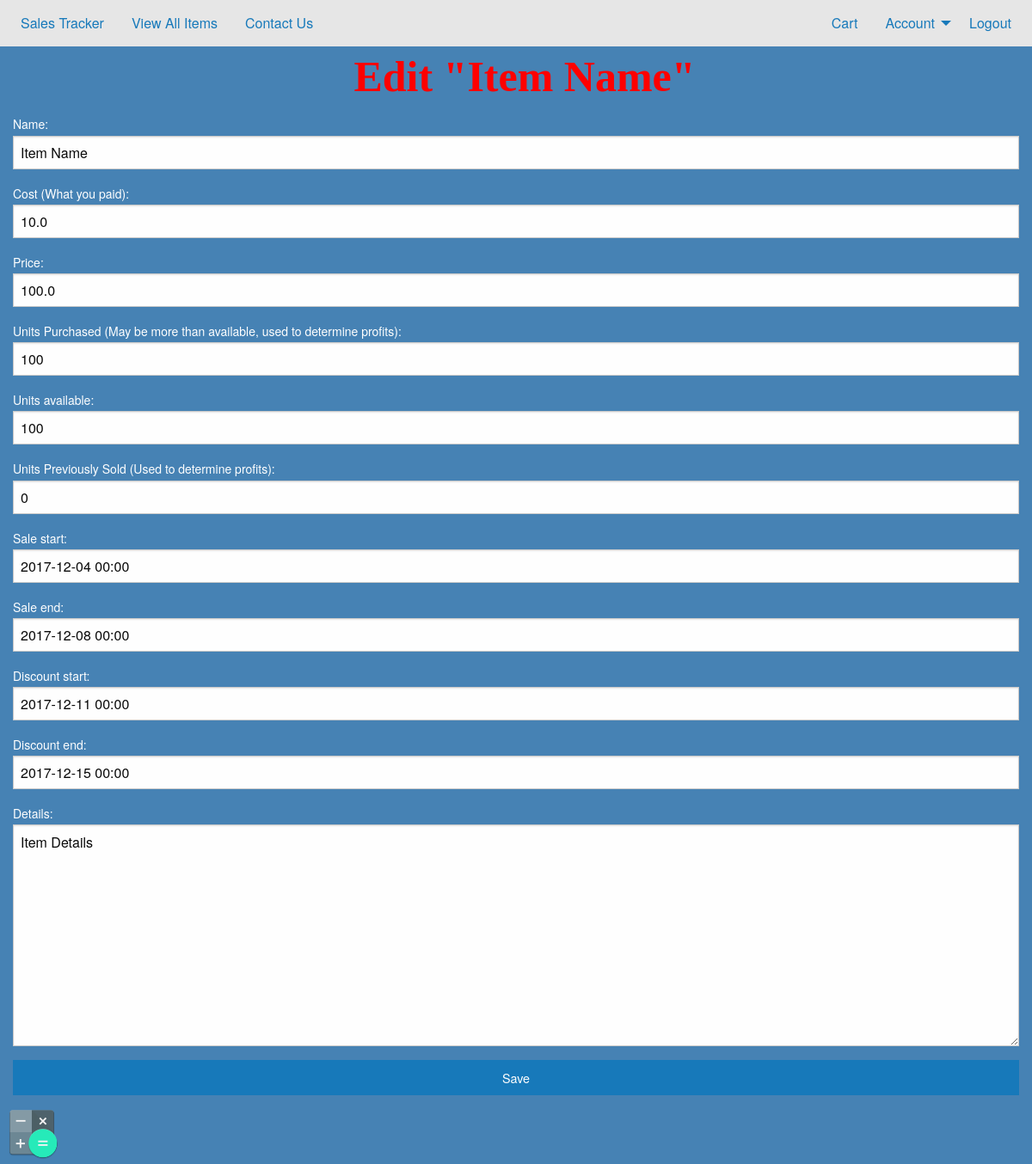
Page /account/edit_item/1/ (signed in) on the earlier database version.
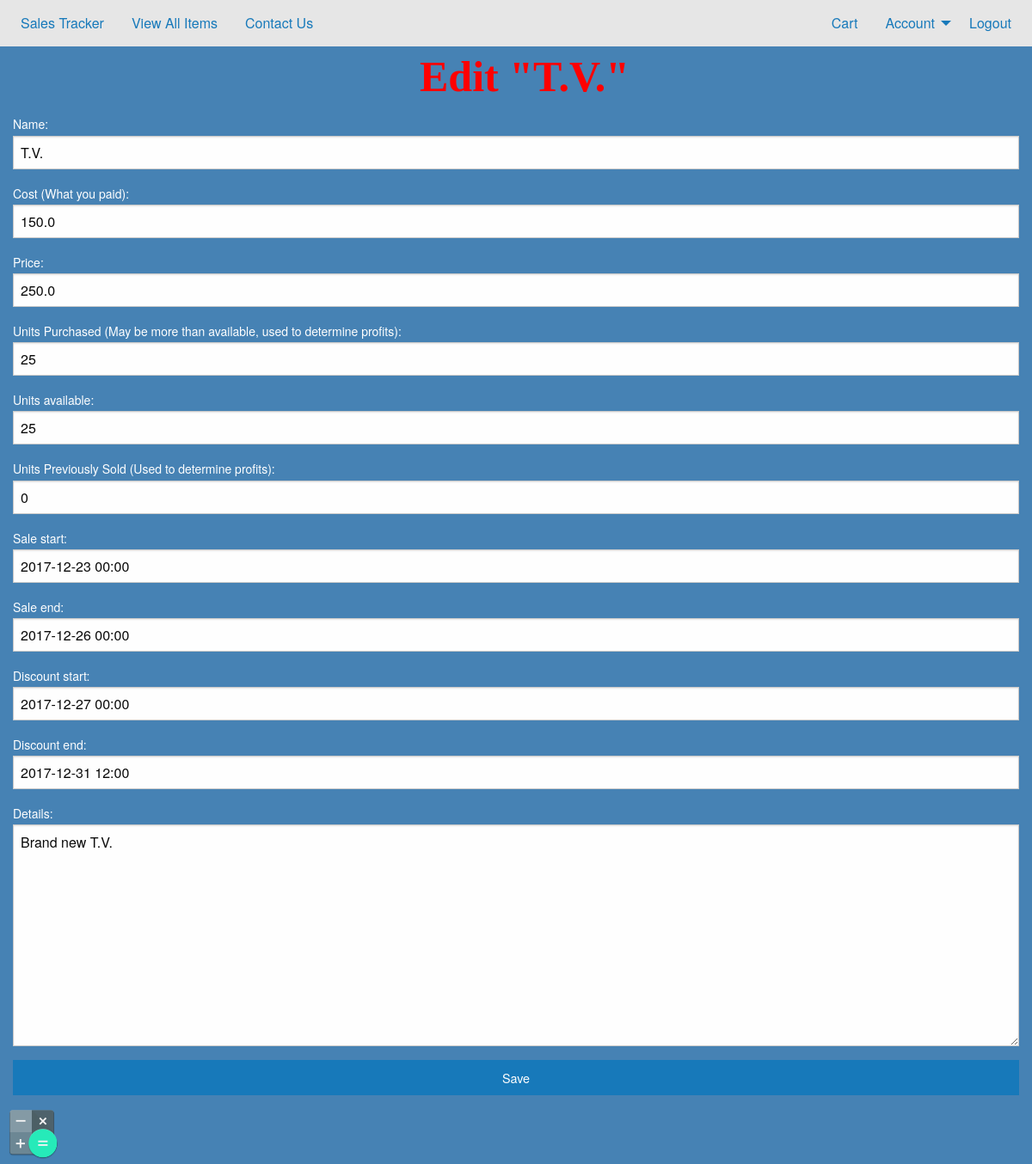
Same page on the later database version.
### main_app/models.py (models this page shows, shortened)
class Item(models.Model):
	user = models.ForeignKey(
		User,
		on_delete = models.CASCADE,
		null = True
	)
	name = models.CharField(
		max_length = 32
	)
	cost = models.DecimalField(
		max_digits = 12,
		decimal_places = 2,
		default = 0.00
	)
	price = models.DecimalField(
		max_digits = 12,
		decimal_places = 2,
		default = 0.00
	)
	units_purchased = models.IntegerField(
		default = 0
	)
	units_available = models.IntegerField(
		default = 0
	)
	units_previously_sold = models.IntegerField(
		default = 0
	)
	units_sold = models.IntegerField(
		default = 0
	)
	sale_start = models.DateTimeField(
		null = True,
		blank = True
	)
	sale_end = models.DateTimeField(
		null = True,
		blank = True
	)
	discount_start = models.DateTimeField(
		null = True,
		blank = True
	)
	discount_end = models.DateTimeField(
		null = True,
		blank = True
	)
	details = models.TextField()
	date_created = models.DateTimeField(
		auto_now_add = True
	)
	date_updated = models.DateTimeField(
		auto_now = True
	)

### main_app/views.py (the view)
# urls.py: url(r'^account/edit_item/(?P<item_id>[0-9]+)/$', views.edit_item, name="edit_item"),
@login_required
def edit_item(request, item_id):
	item = Item.objects.filter(id=item_id)
	if item:
		item = item[0]
		item_data = ""
		if request.user == item.user:
			if request.method == 'POST':
				edit_item_form = ItemForm(request.POST)
				if edit_item_form.is_valid():
					item.name = edit_item_form.cleaned_data['name']
					item.cost = edit_item_form.cleaned_data['cost']
					item.price = edit_item_form.cleaned_data['price']
					item.units_purchased = edit_item_form.cleaned_data['units_purchased']
					item.units_available = edit_item_form.cleaned_data['units_available']
					item.units_previously_sold = edit_item_form.cleaned_data['units_previously_sold']
					item.sale_start = edit_item_form.cleaned_data['sale_start']
					item.sale_end = edit_item_form.cleaned_data['sale_end']
					item.discount_start = edit_item_form.cleaned_data['discount_start']
					item.discount_end = edit_item_form.cleaned_data['discount_end']
					item.details = edit_item_form.cleaned_data['details']
					item.save()
					return HttpResponseRedirect('/account/user_items/')
			else:
				edit_item_form = ItemForm()
				item_data = json.dumps({
					'name': item.name,
					'cost': str(float(item.cost)),
					'price': str(float(item.price)),
					'units_purchased': item.units_purchased,
					'units_available': item.units_available,
					'units_previously_sold': item.units_previously_sold,
					'sale_start': str(item.sale_start),
					'sale_end': str(item.sale_end),
					'discount_start': str(item.discount_start),
					'discount_end': str(item.discount_end),
					'details': item.details
				})
			context = {
				'form': edit_item_form,
				'item': item,
				'item_data': item_data
			}
			return render(request, 'account/edit_item.html', context)
	else:
		return HttpResponseRedirect('/')

### main_app/context_processors.py (called while the page is built)
def processors(request):
    if request.user.username and not AccountSettings.objects.filter(user=request.user):
        AccountSettings.objects.create(
            user = request.user,
            deny_chat = False,
            online = True,
        )
    deny_chat = "false"
    if request.user.username:
        if request.user.settings.deny_chat:
            deny_chat = "true"
    return {
        'website_name': "Sales Tracker",
        'username': request.user.username,
        'deny_chat': deny_chat
    }

### main_app/templates/account/edit_item.html (shortened to what this page needs)
{% extends 'base.html' %}
{% block content %}
	<h1 class="text-center">Edit "{{ item.name }}"</h1>
	<form method="post" action="{% url 'edit_item' item.id %}">
		{{ form }}
		<input type="submit" value="Save" class="button expanded"/>
	</form>
	{% include 'sub_templates/calendar.html' %}
	{% endblock %}

Differences in the rows shown:
changed Item: name "Item Name" → "T.V."
Other differences:
form field name: "Item Name" → "T.V."
form field cost: "10.0" → "150.0"
form field price: "100.0" → "250.0"
form field units_purchased: "100" → "25"
form field units_available: "100" → "25"
form field sale_start: "2017-12-04 00:00" → "2017-12-23 00:00"
form field sale_end: "2017-12-08 00:00" → "2017-12-26 00:00"
form field discount_start: "2017-12-11 00:00" → "2017-12-27 00:00"
form field discount_end: "2017-12-15 00:00" → "2017-12-31 12:00"
form field details: "Item Details" → "Brand new T.V."
